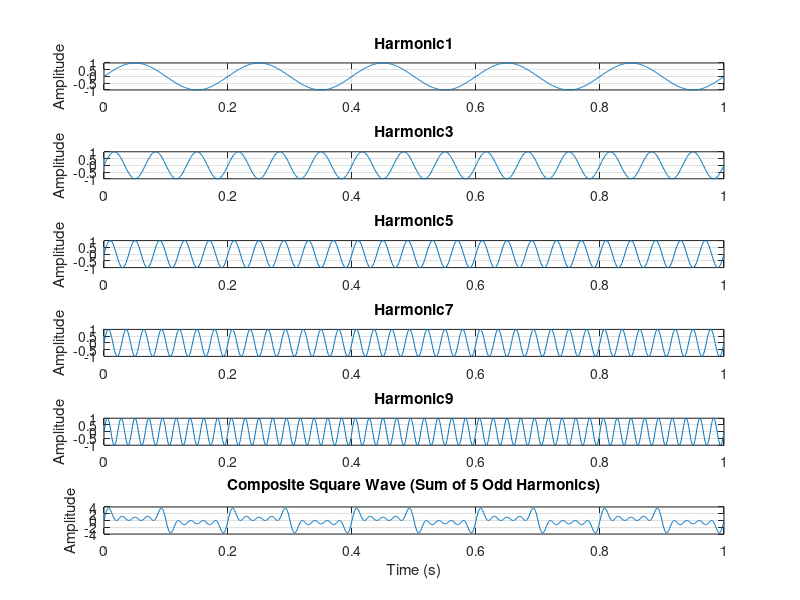

The MATLAB source for this figure:
%A square wave consists of a fundamental sine wave and odd harmonies of the fundamental frequency. 
%Generate a square wave with five odd frequencies. The composite square wave will be the summation of these sine waves.
%Use same amplitude for each of the sine waves. Use for loop. The result must show all the sine waves as well as the final square wave.

clc;
clear;
close all;

% Time vector
t = 0:0.001:1; % 1 second duration with high resolution

% Fundamental frequency
f = 5; % Hz
A = 1; % Amplitude of each sine wave
num_harmonics = 5; % First five odd harmonics (1st, 3rd, 5th, 7th, 9th)

% Store individual harmonics
square_wave = 0;

% Generate harmonics and add to square_wave
for k = 1:num_harmonics
    n = 2*k - 1; % odd harmonics: 1, 3, 5, 7, 9
    sine_wave = A * sin(2*pi*f*n*t);
    square_wave = square_wave + sine_wave;

    subplot(num_harmonics+1,1,k); % plot each harmonic
    plot(t, sine_wave);
    title(["Harmonic", num2str(n)])
    ylabel('Amplitude');
    grid on;
end

% Plot the final square wave
subplot(num_harmonics+1,1,num_harmonics+1);
plot(t, square_wave);
title('Composite Square Wave (Sum of 5 Odd Harmonics)');
xlabel('Time (s)');
ylabel('Amplitude');
grid on;
